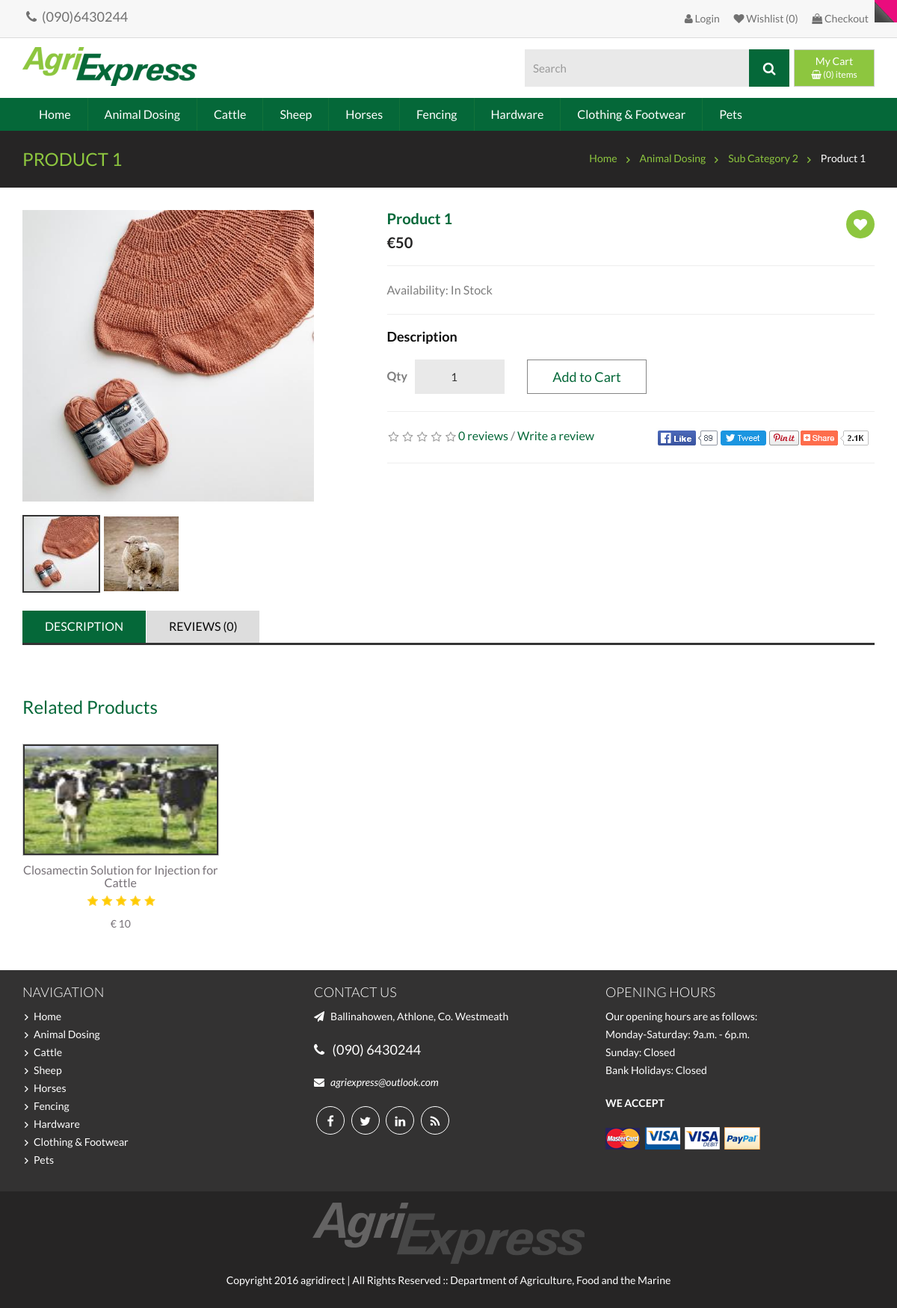
Screenshot of /product.php?id=1 with the database file from the repository.
### tables this page shows
CREATE TABLE IF NOT EXISTS `category` (
  `id` int(11) NOT NULL AUTO_INCREMENT,
  `name` varchar(50) NOT NULL,
  `parent` smallint(6) NOT NULL,
  `categoryorder` smallint(6) NOT NULL DEFAULT 0,
  `extension` varchar(11) NOT NULL,
  `isactive` smallint(1) NOT NULL DEFAULT 1,
  `created` timestamp NOT NULL DEFAULT current_timestamp(),
  `isupdated` timestamp NOT NULL DEFAULT current_timestamp() ON UPDATE current_timestamp(),
  PRIMARY KEY (`id`)
);

CREATE TABLE IF NOT EXISTS `product` (
  `id` bigint(20) NOT NULL AUTO_INCREMENT,
  `name` varchar(100) NOT NULL,
  `description` text DEFAULT NULL,
  `category` int(11) NOT NULL,
  `subcategory` int(11) DEFAULT NULL,
  `price` decimal(10,0) NOT NULL,
  `image_extension` varchar(11) NOT NULL,
  `availability` tinyint(1) NOT NULL DEFAULT 1,
  `special` tinyint(1) NOT NULL DEFAULT 0,
  `featured` tinyint(1) NOT NULL DEFAULT 0,
  `isactive` tinyint(1) NOT NULL DEFAULT 1,
  `created` timestamp NOT NULL DEFAULT current_timestamp(),
  `isupdated` timestamp NOT NULL DEFAULT current_timestamp() ON UPDATE current_timestamp(),
  PRIMARY KEY (`id`),
  KEY `category` (`category`),
  KEY `subcategory` (`subcategory`)
);

### common/functions.php (called while the page is built, shortened)
<?php
function get_category($connect)
{
    $q = $connect->prepare("SELECT id,name,extension FROM category  WHERE isactive=:isactive and parent=:parent ORDER BY categoryorder");
    $q->execute([':isactive' => 1, ':parent' => 0]);
    return $q->fetchAll(PDO::FETCH_OBJ);
}
function get_single_product($id, $connect)
{
    $q = $connect->prepare('SELECT p.id,p.name,p.description,p.category,p.subcategory,c.name AS category_name,s.name AS subcategory_name,p.price,p.image_extension,p.availability,GROUP_CONCAT(g.extension) AS gallery FROM product p JOIN category c ON p.category=c.id AND c.isactive=:c_active JOIN category s ON p.subcategory=s.id AND s.isactive=:s_active LEFT JOIN productgallery g ON g.product_id=p.id AND g.isactive=:g_active WHERE p.id=:id AND p.isactive=:p_active');
    $q->execute([':c_active' => 1, ':s_active' => 1, ':g_active' => 1, ':id' => $id, ':p_active' => 1]);
    return $q->fetch(PDO::FETCH_OBJ);
}
function get_related_product($id, $connect)
{
    $q = $connect->prepare('SELECT p.id,p.name,p.price,p.image_extension FROM product p JOIN product sp ON p.category=sp.category AND sp.id=:id WHERE p.isactive=:isactive AND p.id!=:p_id ORDER BY RAND()');
    $q->execute([':id' => $id, ':isactive' => 1, ':p_id' => $id]);
    return $q->fetchAll(PDO::FETCH_OBJ);
}

### product.php (the view, shortened to what this page needs)
<?php
require_once './db/connect.php';
require_once './common/functions.php';
if ($_GET['id'] && $_GET['id'] > 0) {
  $product = get_single_product($_GET['id'], $connect);
} else {
  header('location:index.php');
}
$title = $product->name;
require_once './common/header.php';
include_once './common/navbar.php';
?>
<div class="banner-in">
  <div class="container">
    <h1><?= $title ?></h1>
    <ul class="newbreadcrumb">
      <li><a href="index.php">Home</a></li>
      <li><a href="<?= BASE_URL . 'category.php?cid=' . $product->category ?>"><?= $product->category_name; ?></a></li>
      <li><a href="<?= BASE_URL . 'category.php?cid=' . $product->category . '&sid=' . $product->subcategory ?>"><?= $product->subcategory_name; ?></a></li>
      <li><?= $title ?></li>
    </ul>
  </div>
</div>
<div id="main-container">
  <div class="container">
    <div class="row">
      <div class="col-sm-12" id="content">
        <div class="row">
          <div class="col-sm-4">
            <img id="zoom_01" src='<?= BASE_URL . 'admin/dist/images/product/medium/' . $product->id . '.' . $product->image_extension ?>' data-zoom-image="<?= BASE_URL . 'admin/dist/images/product/large/' . $product->id . '.' . $product->image_extension ?>" />
            <br><br>
            <div id="gal1">
              <a href="#" data-image="<?= BASE_URL . 'admin/dist/images/product/medium/' . $product->id . '.' . $product->image_extension ?>" data-zoom-image="<?= BASE_URL . 'admin/dist/images/product/large/' . $product->id . '.' . $product->image_extension ?>" class="active">
                <img id="zoom_01" src="<?= BASE_URL . 'admin/dist/images/product/small/' . $product->id . '.' . $product->image_extension ?>">
              </a>
              <?php if (isset($product->gallery)) : foreach (explode(',', $product->gallery) as $l) : ?>
                  <a href="#" data-image="<?= BASE_URL . 'admin/dist/images/productgallery/medium/' . $l ?>" data-zoom-image="<?= BASE_URL . 'admin/dist/images/productgallery/large/' . $l ?>">
                    <img id="zoom_01" src="<?= BASE_URL . 'admin/dist/images/productgallery/small/' . $l ?>">
                  </a>
              <?php endforeach;
              endif; ?>
            </div>
          </div>
          <div class="col-sm-1"></div>
          <div class=" col-sm-7">
            <div class="pdoduct-details">
              <div class="pdoduct-header">
                <h1><?= $title ?></h1>
                <h2>€<?= $product->price ?></h2>
                <button title="" class="btn btn-wishlist" data-toggle="tooltip" type="button" data-original-title="Add to Wish List"><i class="fa fa-heart"></i></button>
              </div>
              <hr>
              <ul class="list-unstyled">
                <li>Availability: <?= $product->availability == 1 ? "In Stock" : "Out of Stock" ?></li>
              </ul>
              <hr>
              <h4>Description</h4>
              <div id="product">
                <form action="" method="POST" class="form-group clearfix">
                  <label for="input-quantity" class="control-label">Qty</label>
                  <input type="number" min="1" ; class="form-control" id="input-quantity" size="2" value="1" name="quantity" vk_106cf="subscribed" required>
                  <button class="btn btn-default btn-lg" id="button-cart" type="submit" name="add_to_cart" value="add_to_cart" <?= $product->availability == 0 ? "disabled" : ""; ?>>Add to Cart</button>
                </form>
              </div>
              <hr>
              <div class="rating">
                <div class="row">
                  <div class="col-lg-6">
                    <span class="fa fa-stack"><i class="fa fa-star-o fa-stack-1x"></i></span>
                    <span class="fa fa-stack"><i class="fa fa-star-o fa-stack-1x"></i></span>
                    <span class="fa fa-stack"><i class="fa fa-star-o fa-stack-1x"></i></span>
                    <span class="fa fa-stack"><i class="fa fa-star-o fa-stack-1x"></i></span>
                    <span class="fa fa-stack"><i class="fa fa-star-o fa-stack-1x"></i></span>
                    <a onclick="$('a[href=\'#tab-review\']').trigger('click'); return false;" href="">0 reviews</a> / <a onclick="$('a[href=\'#tab-review\']').trigger('click'); return false;" href="">Write a review</a>
                  </div>
                  <div class="col-lg-6">
                    <div class="pull-right">
                      <img src="images/addthis.jpg" alt="">
                    </div>
                  </div>
                </div>
                <hr>
              </div>
            </div>
          </div>
        </div>
        <br>
        <ul class="nav nav-tabs">
          <li class="active"><a data-toggle="tab" href="#tab-description">Description</a></li>
          <li><a data-toggle="tab" href="#tab-review">Reviews (0)</a></li>
        </ul>
        <div class="tab-content">
        </div>
        <div class="product-carousel relater-product">
          <h3>Related Products</h3>
          <div class="row">
            <div id="carouse21" class="owl-carousel">
              <?php foreach (get_related_product($product->id, $connect) as $l) : ?>
                <div class="item">
                  <div class="product-layout">
                    <div class="product-thumb transition">
                      <a href="<?= BASE_URL . 'product.php?id=' . $l->id; ?>">
                        <div class="image" style="display:flex;align-items:center;height: 150px;">
                          <img src="<?= BASE_URL . '/admin/dist/images/product/small/' . $l->id . '.' . $l->image_extension ?>" alt="" title="" class="img-responsive" />
                        </div>
                      </a>
                      <div class="caption">
                        <h4><a href="#"><?= $l->name ?></a></h4>
                        <div class="rating">
                          <span class="fa fa-stack"><i class="fa fa-star fa-stack-2x"></i><i class="fa fa-star-o fa-stack-2x"></i></span>
                          <span class="fa fa-stack"><i class="fa fa-star fa-stack-2x"></i><i class="fa fa-star-o fa-stack-2x"></i></span>
                          <span class="fa fa-stack"><i class="fa fa-star fa-stack-2x"></i><i class="fa fa-star-o fa-stack-2x"></i></span>
                          <span class="fa fa-stack"><i class="fa fa-star fa-stack-2x"></i><i class="fa fa-star-o fa-stack-2x"></i></span>
                          <span class="fa fa-stack"><i class="fa fa-star fa-stack-2x"></i><i class="fa fa-star-o fa-stack-2x"></i></span>
                        </div>
                        <p class="price">&#8364; <?= $l->price ?></p>
                      </div>
                    </div>
                  </div>
                </div>
              <?php endforeach; ?>
            </div>
          </div>
        </div>
      </div>
    </div>
  </div>
</div>
<?php include_once './common/footer.php'; ?>

### common/navbar.php (shortened to what this page needs)
<div class="top-menu">
    <div class="container">
        <div id="slidingMenu">
            <nav id="navMenu">
                <ul class="nav">
                    <li><a href="<?= BASE_URL ?>" class="home">Home</a></li>
                    <?php foreach (get_category($connect) as $l) :?>
                            <li><a href="<?=BASE_URL.'category.php?cid='.$l->id?>"><?= $l->name ?></a>
                            </li>
                    <?php endforeach;?>
                </ul>
            </nav>
        </div>
    </div>
</div>

### common/footer.php (shortened to what this page needs)
<footer class="footer">
  <div class="container">
    <div class="row">
      <div class="col-sm-4">
        <aside class="widget">
          <h4>Navigation</h4>
          <ul class="list-unstyled">
            <li><a href="<?=BASE_URL?>">Home</a></li>
            <?php foreach (get_category($connect) as $l) : ?>
              <li><a href="<?= BASE_URL . 'category.php?cid=' . $l->id ?>"><?= $l->name ?></a></li>
            <?php endforeach; ?>
          </ul>
        </aside>
      </div>
      <div class="col-sm-4">
        <aside class="widget">
          <h4>CONTACT US</h4>
          <p><i class="fa fa-paper-plane"></i> &nbsp; Ballinahowen, Athlone, Co. Westmeath</p>
          <p style="font-size:18px;"><i class="fa fa-phone"></i> &nbsp; (090) 6430244</span></p>
          <i class="fa fa-envelope"></i> &nbsp; <a href="mailto:agriexpress@outlook.com"><em>agriexpress@outlook.com</em></a>
          <div class="social-link">
            <a href="#"><i class="fa fa-facebook"></i></a>
            <a href="#"><i class="fa fa-twitter"></i></a>
            <a href="#"><i class="fa fa-linkedin"></i></a>
            <a href="#"><i class="fa fa-rss"></i></a>
          </div>
        </aside>
      </div>
      <div class="col-sm-4">
        <aside class="widget">
          <h4>OPENING HOURS</h4>
          <p>Our opening hours are as follows:<br>
            Monday-Saturday: 9a.m. - 6p.m.<br>
            Sunday: Closed<br>
            Bank Holidays: Closed </p>
          <p><strong>WE ACCEPT</strong></p>
          <img src="images/cart.png" alt="">
        </aside>
      </div>
    </div>
  </div>
</footer>
<div class="footer-bottom">
  <div class="container">
    <div class="footer-logos"><img src="images/logo-footer.png" alt=""></div>
    <div class="copyright">Copyright 2016 agridirect | All Rights Reserved :: Department of Agriculture, Food and the Marine </div>
  </div>
</div>
</body>
</html>

### product.php (style rules this page uses)
#gal1 img { border: 2px solid white; }
.active img { border: 2px solid #333 !important; }

### rows the page displays
category: name "Animal Dosing"
category: name "Cattle"
category: name "Sheep"
category: name "Horses"
category: name "Fencing"
category: name "Hardware"
category: name "Clothing & Footwear"
category: name "Pets"
product: name "PRODUCT 1", category.name "Animal Dosing", category.name "Sub Category 2", name "Product 1", price "50"
product: name "Closamectin Solution for Injection for Cattle", price "10"

### other values shown
$log_text "Login"
$cart "0"
